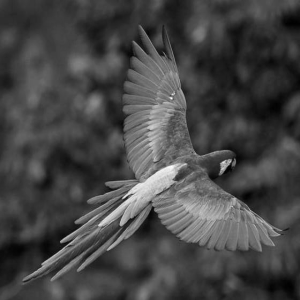
#> input picture images/arara.png, 300 x 300 px
$ python main.py
#> lines starting #> are read from the running program, lines starting #| are printed output that depends on the picture
'''
author: Sergio Ricardo Gomes Barbosa Filho

nusp:   10408386

course: scc0251

year/semester: 2020/1

git repository: github.com/serbarbosa/image-enhancement-and-filtering

Assignment 2: Image enhancement and filtering
'''

import numpy as np
#import matplotlib.pyplot as plt
import imageio
import math


# ----- helper functions ------
def get_rse(input_img, output_img):
    '''
        Performs the RSE calculation between the input_img and the output_img

        returns: float value of the calculated RSE
    '''
    #converting images values to float to avoid memory overflow
    rse = 0

    for i in range(1, len(input_img)-1):
        for j in range(1, len(input_img[0]) -1):
            #adding the square of the subtraction of the corresponding pixels
            rse += (input_img[i][j] - output_img[i][j]) ** 2.0

    #at last, returns the squared root of the summation
    return math.sqrt(rse)

def scale_image(img):
    '''
        Scales the image using normalization(0 - 255) accordingly to the equation
        given by the pdf
    '''
    min_val = img.min()
    max_val = img.max()

    for i in range(img.shape[0]):
        for j in range(img.shape[1]):
            img[i][j] = (img[i][j] - min_val)*255/(max_val-min_val)

def get_gaussian_val(x, sigma):
    """
    Calculates and returns the gaussian kernel value for the given parameters
    """
    return math.exp(-(x**2)/(2*(sigma**2))) / 2 * math.pi * (sigma**2)


# ----- Methods implementation ------

def vignette_filter(input_img, sig_row, sig_col):
    ''' Performs third method '''

    rows, cols = input_img.shape  #dimensions of the image
    # initializing w_row and w_col as empty lists
    w_row = []
    w_col = []

    # calculating range to use as reference for gaussian
    row_start, row_end = int(-rows/2), int(rows/2)
    if rows % 2 == 0:   #even number of rows
        row_start = -int(rows/2 - 1)
    col_start, col_end = int(-cols/2), int(cols/2)
    if cols % 2 == 0:   #even number of columns
        col_start = -int(cols/2 - 1)

    # calculating 1D gaussian for w_row
    for i in range(row_start, row_end+1):
        w_row.append(get_gaussian_val(i, sig_row))

    # calculating 1D gaussian for w_col
    for i in range(col_start, col_end+1):
        w_col.append(get_gaussian_val(i, sig_col))

    # turning lists into numpy arrays
    w_row = np.array(w_row)
    w_col = np.array(w_col)

    #multiplying w_col transposed by w_row
    #-> there has been a confusion of which shape order to consider
    # for rows and columns. I chose the configuration that worked
    w_res = np.matmul(w_row[:, None], w_col[None, :])

    # multiplying the original image by the 2D kernel
    # and normalizing
    output_img = np.multiply(w_res, input_img)
    scale_image(output_img)

    return output_img

# [76 lines left out: functions unsharp_mask, bilateral_filter, not called in this run]


# ------------ main -------------

if __name__ == "__main__":

    #first parameters input
    img_filename = str(input()).rstrip()
#> the answer given: images/arara.png
    method = int(input())
#> the answer given: 3
    save = int(input()) == 1
#> the answer given: 1

    input_img = imageio.imread(img_filename).astype(np.float32)    #reading image
#> input_img: shape (300, 300) float32; min 0, max 255, mean 69.6
    input_img = np.pad(input_img, ((1,1), (1,1)), 'constant')       #adds padding(border of zeros)
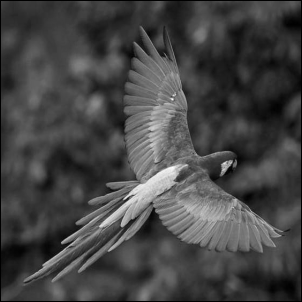
#> input_img: shape (302, 302) float32; min 0, max 255, mean 68.7

    output_img = None   #initializing output variable

    if method == 1:

        filter_size = int(input())
        sig_s = float(input())
        sig_r = float(input())
        output_img = bilateral_filter(input_img, filter_size, sig_s, sig_r)

    if method == 2:

        c = float(input())
        kernel_op = int(input())
        output_img = unsharp_mask(input_img, c, kernel_op)

    if method == 3:

        sig_row = float(input())
#> the answer given: 3
        sig_col = float(input())
#> the answer given: 3
        output_img = vignette_filter(input_img, sig_row, sig_col)
#> in vignette_filter, `output_img = np.multiply(w_res, input_img)`:
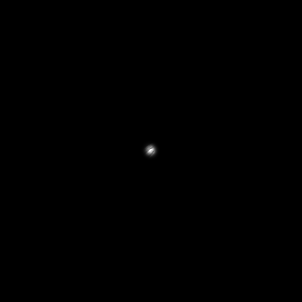
#> output_img: shape (302, 302) float64; min 0, max 32377.2, mean 18.2; drawn with min black and max white
#> in scale_image, `min_val = img.min()`: min_val = 0
#> in scale_image, `max_val = img.max()`: max_val = 32377.2

    #calculating and printing the RSE
    rse = round(get_rse(input_img, output_img), 4)
#> after the loop in get_rse, `for i in range(1, len(input_img)-1):`: rse = 550984061.7
#> rse = 23473
    print(rse)
#| 23473.0497

    #saving the modified image when required
    if save:
        output_img = output_img.astype(np.uint8)
        imageio.imwrite('output_img.png', output_img)
